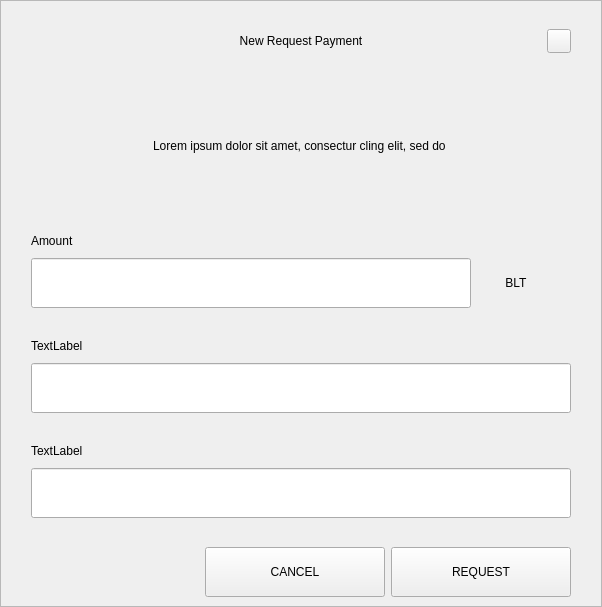
<?xml version="1.0" encoding="UTF-8"?>
<ui version="4.0">
 <class>RequestDialog</class>
 <widget class="QDialog" name="RequestDialog">
  <property name="geometry">
   <rect>
    <x>0</x>
    <y>0</y>
    <width>602</width>
    <height>607</height>
   </rect>
  </property>
  <property name="windowTitle">
   <string>Dialog</string>
  </property>
  <layout class="QVBoxLayout" name="verticalLayout_5">
   <property name="spacing">
    <number>0</number>
   </property>
   <property name="leftMargin">
    <number>0</number>
   </property>
   <property name="topMargin">
    <number>0</number>
   </property>
   <property name="rightMargin">
    <number>0</number>
   </property>
   <property name="bottomMargin">
    <number>0</number>
   </property>
   <item>
    <widget class="QFrame" name="frame">
     <property name="styleSheet">
      <string notr="true"/>
     </property>
     <property name="frameShape">
      <enum>QFrame::StyledPanel</enum>
     </property>
     <property name="frameShadow">
      <enum>QFrame::Raised</enum>
     </property>
     <layout class="QVBoxLayout" name="verticalLayout_4" stretch="1,0,0">
      <property name="spacing">
       <number>0</number>
      </property>
      <property name="leftMargin">
       <number>30</number>
      </property>
      <property name="topMargin">
       <number>20</number>
      </property>
      <property name="rightMargin">
       <number>30</number>
      </property>
      <property name="bottomMargin">
       <number>0</number>
      </property>
      <item>
       <layout class="QHBoxLayout" name="horizontalLayout_3">
        <property name="spacing">
         <number>0</number>
        </property>
        <item>
         <spacer name="horizontalSpacer_21">
          <property name="orientation">
           <enum>Qt::Horizontal</enum>
          </property>
          <property name="sizeHint" stdset="0">
           <size>
            <width>40</width>
            <height>20</height>
           </size>
          </property>
         </spacer>
        </item>
        <item>
         <widget class="QLabel" name="labelTitle">
          <property name="minimumSize">
           <size>
            <width>0</width>
            <height>40</height>
           </size>
          </property>
          <property name="maximumSize">
           <size>
            <width>16777215</width>
            <height>40</height>
           </size>
          </property>
          <property name="styleSheet">
           <string notr="true">padding-left:24px;</string>
          </property>
          <property name="text">
           <string>New Request Payment</string>
          </property>
          <property name="alignment">
           <set>Qt::AlignCenter</set>
          </property>
          <property name="margin">
           <number>7</number>
          </property>
         </widget>
        </item>
        <item>
         <spacer name="horizontalSpacer">
          <property name="orientation">
           <enum>Qt::Horizontal</enum>
          </property>
          <property name="sizeHint" stdset="0">
           <size>
            <width>40</width>
            <height>20</height>
           </size>
          </property>
         </spacer>
        </item>
        <item>
         <widget class="QPushButton" name="btnEsc">
          <property name="minimumSize">
           <size>
            <width>24</width>
            <height>24</height>
           </size>
          </property>
          <property name="maximumSize">
           <size>
            <width>24</width>
            <height>24</height>
           </size>
          </property>
          <property name="focusPolicy">
           <enum>Qt::NoFocus</enum>
          </property>
          <property name="text">
           <string/>
          </property>
         </widget>
        </item>
       </layout>
      </item>
      <item>
       <widget class="QStackedWidget" name="stack">
        <property name="minimumSize">
         <size>
          <width>540</width>
          <height>0</height>
         </size>
        </property>
        <property name="maximumSize">
         <size>
          <width>540</width>
          <height>16777215</height>
         </size>
        </property>
        <property name="currentIndex">
         <number>0</number>
        </property>
        <widget class="QWidget" name="page_1">
         <property name="minimumSize">
          <size>
           <width>540</width>
           <height>0</height>
          </size>
         </property>
         <property name="maximumSize">
          <size>
           <width>540</width>
           <height>16777215</height>
          </size>
         </property>
         <layout class="QVBoxLayout" name="layout1">
          <property name="spacing">
           <number>0</number>
          </property>
          <property name="leftMargin">
           <number>0</number>
          </property>
          <property name="topMargin">
           <number>0</number>
          </property>
          <property name="rightMargin">
           <number>0</number>
          </property>
          <property name="bottomMargin">
           <number>0</number>
          </property>
          <item>
           <spacer name="verticalSpacer_21">
            <property name="orientation">
             <enum>Qt::Vertical</enum>
            </property>
            <property name="sizeType">
             <enum>QSizePolicy::Fixed</enum>
            </property>
            <property name="sizeHint" stdset="0">
             <size>
              <width>20</width>
              <height>30</height>
             </size>
            </property>
           </spacer>
          </item>
          <item alignment="Qt::AlignHCenter">
           <widget class="QLabel" name="labelMessage">
            <property name="minimumSize">
             <size>
              <width>400</width>
              <height>50</height>
             </size>
            </property>
            <property name="text">
             <string>Lorem ipsum dolor sit amet, consectur cling elit, sed do </string>
            </property>
            <property name="alignment">
             <set>Qt::AlignCenter</set>
            </property>
            <property name="wordWrap">
             <bool>true</bool>
            </property>
           </widget>
          </item>
          <item alignment="Qt::AlignBottom">
           <widget class="QWidget" name="containerAmount" native="true">
            <layout class="QVBoxLayout" name="verticalLayout">
             <property name="spacing">
              <number>9</number>
             </property>
             <property name="leftMargin">
              <number>0</number>
             </property>
             <property name="topMargin">
              <number>0</number>
             </property>
             <property name="rightMargin">
              <number>0</number>
             </property>
             <property name="bottomMargin">
              <number>0</number>
             </property>
             <item>
              <widget class="QLabel" name="labelSubtitleAmount">
               <property name="minimumSize">
                <size>
                 <width>350</width>
                 <height>16</height>
                </size>
               </property>
               <property name="maximumSize">
                <size>
                 <width>16777215</width>
                 <height>16</height>
                </size>
               </property>
               <property name="text">
                <string>Amount</string>
               </property>
              </widget>
             </item>
             <item alignment="Qt::AlignTop">
              <widget class="QWidget" name="layoutAmount" native="true">
               <layout class="QHBoxLayout" name="horizontalLayout" stretch="2,0">
                <property name="spacing">
                 <number>0</number>
                </property>
                <property name="leftMargin">
                 <number>0</number>
                </property>
                <property name="topMargin">
                 <number>0</number>
                </property>
                <property name="rightMargin">
                 <number>0</number>
                </property>
                <property name="bottomMargin">
                 <number>0</number>
                </property>
                <item>
                 <widget class="QLineEdit" name="lineEditAmount">
                  <property name="minimumSize">
                   <size>
                    <width>0</width>
                    <height>50</height>
                   </size>
                  </property>
                  <property name="maximumSize">
                   <size>
                    <width>16777215</width>
                    <height>50</height>
                   </size>
                  </property>
                 </widget>
                </item>
                <item>
                 <widget class="QWidget" name="comboContainer" native="true">
                  <property name="minimumSize">
                   <size>
                    <width>100</width>
                    <height>50</height>
                   </size>
                  </property>
                  <property name="maximumSize">
                   <size>
                    <width>16777215</width>
                    <height>50</height>
                   </size>
                  </property>
                  <layout class="QHBoxLayout" name="horizontalLayout_31">
                   <property name="spacing">
                    <number>0</number>
                   </property>
                   <property name="leftMargin">
                    <number>0</number>
                   </property>
                   <property name="topMargin">
                    <number>0</number>
                   </property>
                   <property name="rightMargin">
                    <number>10</number>
                   </property>
                   <property name="bottomMargin">
                    <number>0</number>
                   </property>
                   <item>
                    <widget class="QLabel" name="comboBoxCoin">
                     <property name="text">
                      <string>BLT</string>
                     </property>
                     <property name="alignment">
                      <set>Qt::AlignCenter</set>
                     </property>
                    </widget>
                   </item>
                  </layout>
                 </widget>
                </item>
               </layout>
              </widget>
             </item>
            </layout>
           </widget>
          </item>
          <item>
           <spacer name="verticalSpacer_31">
            <property name="orientation">
             <enum>Qt::Vertical</enum>
            </property>
            <property name="sizeType">
             <enum>QSizePolicy::Fixed</enum>
            </property>
            <property name="sizeHint" stdset="0">
             <size>
              <width>20</width>
              <height>30</height>
             </size>
            </property>
           </spacer>
          </item>
          <item>
           <layout class="QVBoxLayout" name="verticalLayoutLabel">
            <property name="spacing">
             <number>9</number>
            </property>
            <item>
             <widget class="QLabel" name="labelSubtitleLabel">
              <property name="minimumSize">
               <size>
                <width>0</width>
                <height>16</height>
               </size>
              </property>
              <property name="maximumSize">
               <size>
                <width>16777215</width>
                <height>16</height>
               </size>
              </property>
              <property name="text">
               <string>TextLabel</string>
              </property>
             </widget>
            </item>
            <item>
             <widget class="QLineEdit" name="lineEditLabel">
              <property name="minimumSize">
               <size>
                <width>0</width>
                <height>50</height>
               </size>
              </property>
              <property name="maximumSize">
               <size>
                <width>16777215</width>
                <height>50</height>
               </size>
              </property>
             </widget>
            </item>
           </layout>
          </item>
          <item>
           <spacer name="verticalSpacer_34">
            <property name="orientation">
             <enum>Qt::Vertical</enum>
            </property>
            <property name="sizeType">
             <enum>QSizePolicy::Fixed</enum>
            </property>
            <property name="sizeHint" stdset="0">
             <size>
              <width>20</width>
              <height>30</height>
             </size>
            </property>
           </spacer>
          </item>
          <item>
           <layout class="QVBoxLayout" name="verticalLayoutDescription">
            <property name="spacing">
             <number>9</number>
            </property>
            <item>
             <widget class="QLabel" name="labelSubtitleDescription">
              <property name="minimumSize">
               <size>
                <width>0</width>
                <height>16</height>
               </size>
              </property>
              <property name="maximumSize">
               <size>
                <width>16777215</width>
                <height>16</height>
               </size>
              </property>
              <property name="text">
               <string>TextLabel</string>
              </property>
             </widget>
            </item>
            <item>
             <widget class="QLineEdit" name="lineEditDescription">
              <property name="minimumSize">
               <size>
                <width>0</width>
                <height>50</height>
               </size>
              </property>
              <property name="maximumSize">
               <size>
                <width>16777215</width>
                <height>50</height>
               </size>
              </property>
             </widget>
            </item>
            <item>
             <spacer name="verticalSpacer_4">
              <property name="orientation">
               <enum>Qt::Vertical</enum>
              </property>
              <property name="sizeType">
               <enum>QSizePolicy::Fixed</enum>
              </property>
              <property name="sizeHint" stdset="0">
               <size>
                <width>20</width>
                <height>20</height>
               </size>
              </property>
             </spacer>
            </item>
           </layout>
          </item>
         </layout>
        </widget>
        <widget class="QWidget" name="page_2">
         <layout class="QVBoxLayout" name="layout2">
          <item>
           <spacer name="verticalSpacer_5">
            <property name="orientation">
             <enum>Qt::Vertical</enum>
            </property>
            <property name="sizeType">
             <enum>QSizePolicy::Fixed</enum>
            </property>
            <property name="sizeHint" stdset="0">
             <size>
              <width>20</width>
              <height>50</height>
             </size>
            </property>
           </spacer>
          </item>
          <item alignment="Qt::AlignHCenter">
           <widget class="QLabel" name="labelQrImg">
            <property name="minimumSize">
             <size>
              <width>260</width>
              <height>260</height>
             </size>
            </property>
            <property name="maximumSize">
             <size>
              <width>260</width>
              <height>260</height>
             </size>
            </property>
            <property name="text">
             <string/>
            </property>
            <property name="alignment">
             <set>Qt::AlignCenter</set>
            </property>
           </widget>
          </item>
          <item>
           <spacer name="verticalSpacer_2">
            <property name="orientation">
             <enum>Qt::Vertical</enum>
            </property>
            <property name="sizeType">
             <enum>QSizePolicy::Fixed</enum>
            </property>
            <property name="sizeHint" stdset="0">
             <size>
              <width>20</width>
              <height>30</height>
             </size>
            </property>
           </spacer>
          </item>
          <item alignment="Qt::AlignHCenter">
           <widget class="QLabel" name="labelAddress">
            <property name="text">
             <string>D7VFR83SQbiezrW72hjcWJtcfip5krte2Z </string>
            </property>
           </widget>
          </item>
          <item>
           <spacer name="verticalSpacer_32">
            <property name="orientation">
             <enum>Qt::Vertical</enum>
            </property>
            <property name="sizeType">
             <enum>QSizePolicy::Expanding</enum>
            </property>
            <property name="sizeHint" stdset="0">
             <size>
              <width>20</width>
              <height>20</height>
             </size>
            </property>
           </spacer>
          </item>
          <item>
           <layout class="QHBoxLayout" name="horizontal">
            <property name="leftMargin">
             <number>20</number>
            </property>
            <property name="rightMargin">
             <number>20</number>
            </property>
            <property name="bottomMargin">
             <number>20</number>
            </property>
            <item>
             <spacer name="horizontalSpacer_4">
              <property name="orientation">
               <enum>Qt::Horizontal</enum>
              </property>
              <property name="sizeHint" stdset="0">
               <size>
                <width>40</width>
                <height>20</height>
               </size>
              </property>
             </spacer>
            </item>
            <item>
             <widget class="QPushButton" name="btnCopyAddress">
              <property name="minimumSize">
               <size>
                <width>180</width>
                <height>50</height>
               </size>
              </property>
              <property name="text">
               <string>COPY ADDRESS</string>
              </property>
             </widget>
            </item>
            <item>
             <widget class="QPushButton" name="btnCopyUrl">
              <property name="minimumSize">
               <size>
                <width>180</width>
                <height>50</height>
               </size>
              </property>
              <property name="text">
               <string>COPY URL</string>
              </property>
             </widget>
            </item>
            <item>
             <spacer name="horizontalSpacer_2">
              <property name="orientation">
               <enum>Qt::Horizontal</enum>
              </property>
              <property name="sizeHint" stdset="0">
               <size>
                <width>40</width>
                <height>20</height>
               </size>
              </property>
             </spacer>
            </item>
           </layout>
          </item>
         </layout>
        </widget>
       </widget>
      </item>
      <item>
       <widget class="QWidget" name="buttonsStack" native="true">
        <layout class="QHBoxLayout" name="horizontalLayout_5">
         <property name="leftMargin">
          <number>20</number>
         </property>
         <property name="rightMargin">
          <number>0</number>
         </property>
         <item>
          <spacer name="horizontalSpacer_41">
           <property name="orientation">
            <enum>Qt::Horizontal</enum>
           </property>
           <property name="sizeHint" stdset="0">
            <size>
             <width>40</width>
             <height>20</height>
            </size>
           </property>
          </spacer>
         </item>
         <item>
          <widget class="QPushButton" name="btnCancel">
           <property name="minimumSize">
            <size>
             <width>180</width>
             <height>50</height>
            </size>
           </property>
           <property name="focusPolicy">
            <enum>Qt::NoFocus</enum>
           </property>
           <property name="text">
            <string>CANCEL</string>
           </property>
          </widget>
         </item>
         <item>
          <widget class="QPushButton" name="btnSave">
           <property name="minimumSize">
            <size>
             <width>180</width>
             <height>50</height>
            </size>
           </property>
           <property name="focusPolicy">
            <enum>Qt::NoFocus</enum>
           </property>
           <property name="text">
            <string>REQUEST</string>
           </property>
          </widget>
         </item>
        </layout>
       </widget>
      </item>
     </layout>
    </widget>
   </item>
  </layout>
 </widget>
 <resources/>
 <connections/>
</ui>
